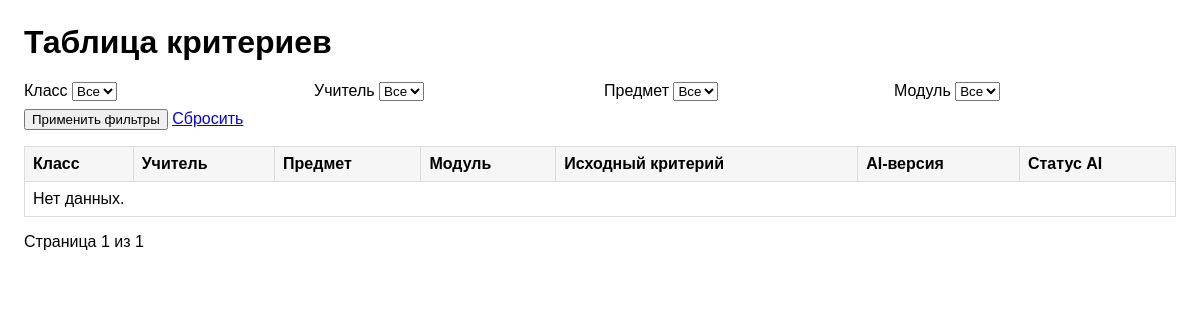
Page /criteria-table/ on the earlier database version.
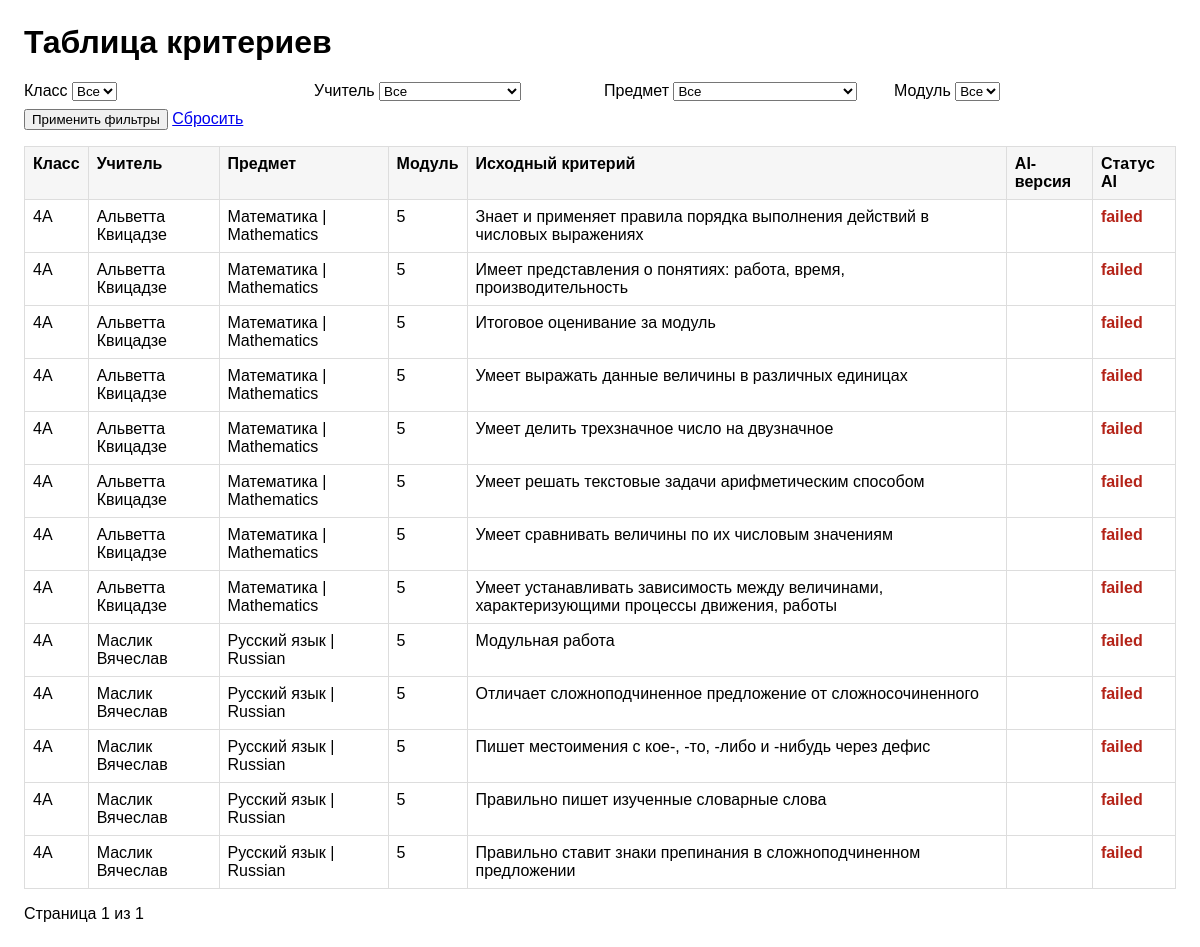
Same page on the later database version.
### pipeline/models.py (models this page shows, shortened)
class CriterionEntry(models.Model):
    class_code = models.CharField(max_length=64)
    subject_name = models.CharField(max_length=255)
    teacher_name = models.CharField(max_length=255)
    module_number = models.PositiveIntegerField()
    criterion_text = models.TextField()
    criterion_text_ai = models.TextField(blank=True, default="")
    source_sheet_name = models.CharField(max_length=255)
    source_workbook = models.CharField(max_length=500)
    created_at = models.DateTimeField(auto_now_add=True)
    updated_at = models.DateTimeField(auto_now=True)
    class Meta:
        constraints = [
            models.UniqueConstraint(
                fields=["class_code", "subject_name", "module_number", "criterion_text"],
                name="uq_criterionentry_class_subject_module_criterion",
            )
        ]
        indexes = [
            models.Index(fields=["class_code", "subject_name"]),
            models.Index(fields=["module_number"]),
        ]
        ordering = ["class_code", "subject_name", "module_number", "criterion_text"]

### pipeline/views.py (the view)
# urls.py: path("criteria-table/", criteria_table, name="criteria_table"),
def criteria_table(request):
    queryset = CriterionEntry.objects.all().order_by(
        "class_code", "teacher_name", "subject_name", "module_number", "criterion_text"
    )
    class_code = _parse_non_empty(request.GET.get("class_code"))
    if class_code:
        queryset = queryset.filter(class_code=class_code)
    teacher_name = _parse_non_empty(request.GET.get("teacher_name"))
    if teacher_name:
        queryset = queryset.filter(teacher_name=teacher_name)
    subject_name = _parse_non_empty(request.GET.get("subject_name"))
    if subject_name:
        queryset = queryset.filter(subject_name=subject_name)
    module_number = _parse_non_empty(request.GET.get("module_number"))
    if module_number:
        queryset = queryset.filter(module_number=module_number)
    paginator = Paginator(queryset, 50)
    page_obj = paginator.get_page(request.GET.get("page"))
    preserved_query = request.GET.copy()
    preserved_query.pop("page", None)
    return render(
        request,
        "pipeline/criteria_table.html",
        {
            "page_obj": page_obj,
            "class_choices": CriterionEntry.objects.values_list("class_code", flat=True).distinct().order_by("class_code"),
            "teacher_choices": CriterionEntry.objects.values_list("teacher_name", flat=True)
            .distinct()
            .order_by("teacher_name"),
            "subject_choices": CriterionEntry.objects.values_list("subject_name", flat=True)
            .distinct()
            .order_by("subject_name"),
            "module_choices": CriterionEntry.objects.values_list("module_number", flat=True)
            .distinct()
            .order_by("module_number"),
            "filters": {
                "class_code": class_code or "",
                "teacher_name": teacher_name or "",
                "subject_name": subject_name or "",
                "module_number": module_number or "",
            },
            "querystring": preserved_query.urlencode(),
        },
    )

### pipeline/views.py (called while the page is built)
def _parse_non_empty(value: str | None) -> str | None:
    if value is None:
        return None
    trimmed = value.strip()
    return trimmed or None

### pipeline/templates/pipeline/criteria_table.html (shortened to what this page needs)
<!doctype html>
<html lang="ru">
<head>
</head>
<body>
  <h1>Таблица критериев</h1>
  <form method="get">
    <label>
      Класс
      <select name="class_code">
        <option value="">Все</option>
      </select>
    </label>
    <label>
      Учитель
      <select name="teacher_name">
        <option value="">Все</option>
      </select>
    </label>
    <label>
      Предмет
      <select name="subject_name">
        <option value="">Все</option>
      </select>
    </label>
    <label>
      Модуль
      <select name="module_number">
        <option value="">Все</option>
      </select>
    </label>
    <div class="controls">
      <button type="submit">Применить фильтры</button>
      <a href="{% url 'pipeline:criteria_table' %}">Сбросить</a>
    </div>
  </form>
  <table>
    <thead>
      <tr>
        <th>Класс</th>
        <th>Учитель</th>
        <th>Предмет</th>
        <th>Модуль</th>
        <th>Исходный критерий</th>
        <th>AI-версия</th>
        <th>Статус AI</th>
      </tr>
    </thead>
    <tbody>
      {% for row in page_obj.object_list %}
        <tr>
          <td>{{ row.class_code }}</td>
          <td>{{ row.teacher_name }}</td>
          <td>{{ row.subject_name }}</td>
          <td>{{ row.module_number }}</td>
          <td>{{ row.criterion_text }}</td>
          <td>{{ row.criterion_text_ai|default:"" }}</td>
          <td>
            {% if row.criterion_text_ai %}
              <span class="status-ok">ok</span>
            {% else %}
              <span class="status-failed">failed</span>
            {% endif %}
          </td>
        </tr>
      {% empty %}
        <tr><td colspan="7">Нет данных.</td></tr>
      {% endfor %}
    </tbody>
  </table>
  <div class="pager">
    <span>Страница {{ page_obj.number }} из {{ page_obj.paginator.num_pages }}</span>
  </div>
</body>
</html>

Differences in the rows shown:
added CriterionEntry: class_code "4A", teacher_name "Альветта Квицадзе", subject_name "Математика | Mathematics", module_number "5", criterion_text "Знает и применяет правила порядка выполнения действий в числовых выражениях", criterion_text_ai "failed"
added CriterionEntry: class_code "4A", teacher_name "Альветта Квицадзе", subject_name "Математика | Mathematics", module_number "5", criterion_text "Имеет представления о понятиях: работа, время, производительность", criterion_text_ai "failed"
added CriterionEntry: class_code "4A", teacher_name "Альветта Квицадзе", subject_name "Математика | Mathematics", module_number "5", criterion_text "Итоговое оценивание за модуль", criterion_text_ai "failed"
added CriterionEntry: class_code "4A", teacher_name "Альветта Квицадзе", subject_name "Математика | Mathematics", module_number "5", criterion_text "Умеет выражать данные величины в различных единицах", criterion_text_ai "failed"
added CriterionEntry: class_code "4A", teacher_name "Альветта Квицадзе", subject_name "Математика | Mathematics", module_number "5", criterion_text "Умеет делить трехзначное число на двузначное", criterion_text_ai "failed"
added CriterionEntry: class_code "4A", teacher_name "Альветта Квицадзе", subject_name "Математика | Mathematics", module_number "5", criterion_text "Умеет решать текстовые задачи арифметическим способом", criterion_text_ai "failed"
added CriterionEntry: class_code "4A", teacher_name "Альветта Квицадзе", subject_name "Математика | Mathematics", module_number "5", criterion_text "Умеет сравнивать величины по их числовым значениям", criterion_text_ai "failed"
added CriterionEntry: class_code "4A", teacher_name "Альветта Квицадзе", subject_name "Математика | Mathematics", module_number "5", criterion_text "Умеет устанавливать зависимость между величинами, характеризующими процессы движения, работы", criterion_text_ai "failed"
added CriterionEntry: class_code "4A", teacher_name "Маслик Вячеслав", subject_name "Русский язык | Russian", module_number "5", criterion_text "Модульная работа", criterion_text_ai "failed"
added CriterionEntry: class_code "4A", teacher_name "Маслик Вячеслав", subject_name "Русский язык | Russian", module_number "5", criterion_text "Отличает сложноподчиненное предложение от сложносочиненного", criterion_text_ai "failed"
added CriterionEntry: class_code "4A", teacher_name "Маслик Вячеслав", subject_name "Русский язык | Russian", module_number "5", criterion_text "Пишет местоимения с кое-, -то, -либо и -нибудь через дефис", criterion_text_ai "failed"
added CriterionEntry: class_code "4A", teacher_name "Маслик Вячеслав", subject_name "Русский язык | Russian", module_number "5", criterion_text "Правильно пишет изученные словарные слова", criterion_text_ai "failed"
added CriterionEntry: class_code "4A", teacher_name "Маслик Вячеслав", subject_name "Русский язык | Russian", module_number "5", criterion_text "Правильно ставит знаки препинания в сложноподчиненном предложении", criterion_text_ai "failed"
Other differences:
text no longer shown: "Нет данных."
